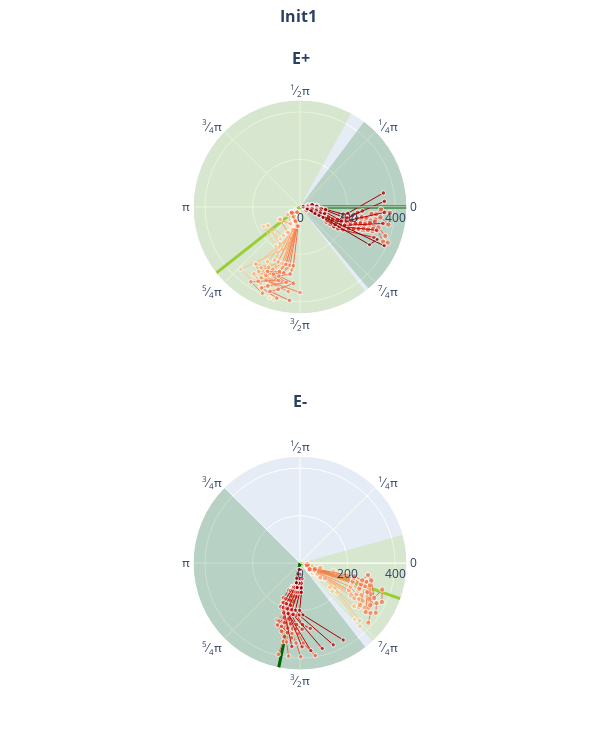

Here is the notebook cell this chart was saved with:
### Code cell
duration = 500.
dt=0.1

filehandler = open("results_min_w1.pickle","rb")
results_min_w1 = pickle.load(filehandler)
filehandler.close()

filehandler = open("results_peak_w1.pickle","rb")
results_peak_w1 = pickle.load(filehandler)
filehandler.close()

for i_w in range(len(results_min_w1["w1"])):
    if i_w != 1:
        continue
    #ops_plotall(results_min_w1["control"][i_w], 0.25, duration, dt, 400., results_min_w1["filename"][i_w], savepath)
    ops_plotsubset(results_min_w1["state"][i_w], results_min_w1["control"][i_w], 0.4, 0.1, duration, dt, 400., 
                results_min_w1["filename"][i_w], savepath_subset)
    #ops_plotall(results_peak_w1["control"][i_w], 0.25, duration, dt, 400., results_peak_w1["filename"][i_w], savepath)

ops_plot_acp_inits(results_min_w1, None, period, 0.005, dt, "plot1", savepath)
ops_plot_timing_inits(results_min_w1, None, dt, [0,450], 200., "plot2", savepath)

### Figure 1 — Plotly figure (JSON) as saved in the notebook; plotly's stock layout.template omitted (floating-point values rounded to 4 significant figures)
{"data": [{"marker": {"color": "yellowgreen", "line": {"color": "black", "width": 0}}, "opacity": 0.2, "r": [450], "subplot": "polar", "theta": [3.219], "thetaunit": "radians", "type": "barpolar", "width": [4.3]}, {"line": {"color": "yellowgreen", "width": 3}, "mode": "lines", "r": [0, 450], "subplot": "polar", "theta": [3.81, 3.81], "thetaunit": "radians", "type": "scatterpolar"}, {"marker": {"color": "darkgreen", "line": {"color": "black", "width": 0}}, "opacity": 0.2, "r": [450], "subplot": "polar", "theta": [0.0267], "thetaunit": "radians", "type": "barpolar", "width": [1.799]}, {"line": {"color": "darkgreen", "width": 3}, "mode": "lines", "r": [0, 450], "subplot": "polar", "theta": [0, 0], "thetaunit": "radians", "type": "scatterpolar"}, {"marker": {"color": "yellowgreen", "line": {"color": "black", "width": 0}}, "opacity": 0.2, "r": [450], "subplot": "polar2", "theta": [6.009], "thetaunit": "radians", "type": "barpolar", "width": [1.087]}, {"line": {"color": "yellowgreen", "width": 3}, "mode": "lines", "r": [0, 450], "subplot": "polar2", "theta": [5.941, 5.941], "thetaunit": "radians", "type": "scatterpolar"}, {"marker": {"color": "darkgreen", "line": {"color": "black", "width": 0}}, "opacity": 0.2, "r": [450], "subplot": "polar2", "theta": [3.866], "thetaunit": "radians", "type": "barpolar", "width": [3.013]}, {"line": {"color": "darkgreen", "width": 3}, "mode": "lines", "r": [0, 450], "subplot": "polar2", "theta": [4.511, 4.511], "thetaunit": "radians", "type": "scatterpolar"}, {"line": {"color": "rgb(0.9931103421760862, 0.8504421376393695, 0.6596539792387544)", "width": 1}, "marker": {"size": [4.046, 4.073, 4.06, 4.085, 4.057, 4.046]}, "mode": "lines+markers", "r": [24.3, 45.3, 64.1, 83.2, 404], "subplot": "polar", "theta": [3.69, 4.412, 4.388, 4.478, 4.388], "thetaunit": "radians", "type": "scatterpolar"}, {"line": {"color": "rgb(0.9931103421760862, 0.8504421376393695, 0.6596539792387544)", "width": 1}, "marker": {"size": [4.14, 4.119, 4.152, 4.109]}, "mode": "lines+markers", "r": [30.4, 49.1, 68.1], "subplot": "polar2", "theta": [5.718, 5.682, 5.718], "thetaunit": "radians", "type": "scatterpolar"}, {"line": {"color": "rgb(0.9924951941560939, 0.8381391772395234, 0.6338177623990773)", "width": 1}, "marker": {"size": [4.097, 4.153, 4.128, 4.174, 4.116, 4.091]}, "mode": "lines+markers", "r": [24.5, 45.5, 64.3, 83.1, 101.9], "subplot": "polar", "theta": [3.777, 4.512, 4.512, 4.512, 4.512], "thetaunit": "radians", "type": "scatterpolar"}, {"line": {"color": "rgb(0.9924951941560939, 0.8381391772395234, 0.6338177623990773)", "width": 1}, "marker": {"size": [4.296, 4.252, 4.316, 4.229, 4.177]}, "mode": "lines+markers", "r": [30.6, 49.3, 68.2, 87], "subplot": "polar2", "theta": [5.815, 5.782, 5.815, 5.815], "thetaunit": "radians", "type": "scatterpolar"}, {"line": {"color": "rgb(0.9921568627450981, 0.8244521337946944, 0.612410611303345)", "width": 1}, "marker": {"size": [4.189, 4.309, 4.237, 4.249, 4.18, 4.205, 4.164]}, "mode": "lines+markers", "r": [25.7, 43, 63.8, 82.6, 101.3, 120.1, 403.3], "subplot": "polar", "theta": [4.166, 3.676, 4.368, 4.402, 4.378, 4.378, 4.435], "thetaunit": "radians", "type": "scatterpolar"}, {"line": {"color": "rgb(0.9921568627450981, 0.8244521337946944, 0.612410611303345)", "width": 1}, "marker": {"size": [4.601, 4.477, 4.483, 4.362, 4.372]}, "mode": "lines+markers", "r": [31, 49, 67.6, 86.4, 105.2], "subplot": "polar2", "theta": [5.947, 5.682, 5.645, 5.678, 5.682], "thetaunit": "radians", "type": "scatterpolar"}, {"line": {"color": "rgb(0.9921568627450981, 0.8090734332948866, 0.5964167627835448)", "width": 1}, "marker": {"size": [4.3, 4.477, 4.374, 4.344, 4.251, 4.248]}, "mode": "lines+markers", "r": [25.7, 42.6, 63.2, 82, 100.8, 119.7], "subplot": "polar", "theta": [4.189, 3.595, 4.256, 4.301, 4.334, 4.378], "thetaunit": "radians", "type": "scatterpolar"}, {"line": {"color": "rgb(0.9921568627450981, 0.8090734332948866, 0.5964167627835448)", "width": 1}, "marker": {"size": [4.49, 4.965, 4.62, 4.638, 4.485]}, "mode": "lines+markers", "r": [31.2, 48.7, 67.4, 86.2], "subplot": "polar2", "theta": [6.047, 5.645, 5.675, 5.712], "thetaunit": "radians", "type": "scatterpolar"}, {"line": {"color": "rgb(0.9921568627450981, 0.7936947327950788, 0.5804229142637447)", "width": 1}, "marker": {"size": [4.376, 4.665, 4.469, 4.455, 4.371]}, "mode": "lines+markers", "r": [157.9, 174.9, 195, 213.9, 345], "subplot": "polar", "theta": [4.166, 3.634, 4.155, 4.256, 4.133], "thetaunit": "radians", "type": "scatterpolar"}, {"line": {"color": "rgb(0.9921568627450981, 0.7936947327950788, 0.5804229142637447)", "width": 1}, "marker": {"size": [5.341, 4.769, 4.828, 4.717]}, "mode": "lines+markers", "r": [163.4, 180.6, 199.3, 330.3], "subplot": "polar2", "theta": [6.014, 5.57, 5.608, 5.485], "thetaunit": "radians", "type": "scatterpolar"}, {"line": {"color": "rgb(0.9921568627450981, 0.778316032295271, 0.5644290657439447)", "width": 1}, "marker": {"size": [4.422, 4.822, 4.496, 4.534]}, "mode": "lines+markers", "r": [25.5, 42.9, 62.7, 81.7], "subplot": "polar", "theta": [4.121, 3.736, 4.177, 4.347], "thetaunit": "radians", "type": "scatterpolar"}, {"line": {"color": "rgb(0.9921568627450981, 0.778316032295271, 0.5644290657439447)", "width": 1}, "marker": {"size": [5.601, 5.071, 5.095, 4.804]}, "mode": "lines+markers", "r": [30.9, 48.4, 66.9, 85.6], "subplot": "polar2", "theta": [5.945, 5.604, 5.604, 5.672], "thetaunit": "radians", "type": "scatterpolar"}, {"line": {"color": "rgb(0.9921568627450981, 0.7598615916955017, 0.5452364475201846)", "width": 1}, "marker": {"size": [4.438, 4.775, 4.547, 4.53, 4.499, 4.452]}, "mode": "lines+markers", "r": [139, 156, 176.1, 195, 362.5, 382], "subplot": "polar", "theta": [4.189, 3.668, 4.211, 4.324, 3.952, 4.256], "thetaunit": "radians", "type": "scatterpolar"}, {"line": {"color": "rgb(0.9921568627450981, 0.7598615916955017, 0.5452364475201846)", "width": 1}, "marker": {"size": [5.563, 4.895, 4.965, 4.879, 4.792]}, "mode": "lines+markers", "r": [144.5, 161.7, 180.4, 348.5, 367], "subplot": "polar2", "theta": [6.047, 5.604, 5.672, 5.514, 5.472], "thetaunit": "radians", "type": "scatterpolar"}, {"line": {"color": "rgb(0.9921568627450981, 0.7444828911956939, 0.5292425990003845)", "width": 1}, "marker": {"size": [4.472, 4.834, 4.589, 4.571, 4.531, 4.456]}, "mode": "lines+markers", "r": [82.3, 99.3, 119.4, 138.3, 305.8, 325], "subplot": "polar", "theta": [4.177, 3.688, 4.245, 4.381, 4.054, 4.256], "thetaunit": "radians", "type": "scatterpolar"}, {"line": {"color": "rgb(0.9921568627450981, 0.7444828911956939, 0.5292425990003845)", "width": 1}, "marker": {"size": [5.683, 4.964, 5.039, 4.936]}, "mode": "lines+markers", "r": [87.8, 105, 123.7, 291.8], "subplot": "polar2", "theta": [6.045, 5.634, 5.706, 5.611], "thetaunit": "radians", "type": "scatterpolar"}, {"line": {"color": "rgb(0.9919876970396002, 0.7255517108804306, 0.5103729334871204)", "width": 1}, "marker": {"size": [4.512, 4.905, 4.638, 4.619, 4.575, 4.494]}, "mode": "lines+markers", "r": [44.5, 61.5, 81.6, 100.5, 268, 287.2], "subplot": "polar", "theta": [4.177, 3.688, 4.268, 4.415, 4.177, 4.415], "thetaunit": "radians", "type": "scatterpolar"}, {"line": {"color": "rgb(0.9919876970396002, 0.7255517108804306, 0.5103729334871204)", "width": 1}, "marker": {"size": [5.825, 5.045, 5.126, 5.014]}, "mode": "lines+markers", "r": [50, 67.2, 85.9, 254], "subplot": "polar2", "theta": [6.045, 5.634, 5.737, 5.712], "thetaunit": "radians", "type": "scatterpolar"}, {"line": {"color": "rgb(0.9913725490196079, 0.6972549019607843, 0.483921568627451)", "width": 1}, "marker": {"size": [4.541, 4.957, 4.675, 4.654, 4.615, 4.544]}, "mode": "lines+markers", "r": [25.6, 42.6, 62.7, 81.6, 249.1, 268.5], "subplot": "polar", "theta": [4.177, 3.708, 4.303, 4.449, 4.268, 4.585], "thetaunit": "radians", "type": "scatterpolar"}, {"line": {"color": "rgb(0.9913725490196079, 0.6972549019607843, 0.483921568627451)", "width": 1}, "marker": {"size": [5.93, 5.106, 5.192, 5.083]}, "mode": "lines+markers", "r": [31.1, 48.3, 67, 235.1], "subplot": "polar2", "theta": [6.045, 5.665, 5.771, 5.779], "thetaunit": "radians", "type": "scatterpolar"}, {"line": {"color": "rgb(0.9907574009996155, 0.668958093041138, 0.45747020376778164)", "width": 1}, "marker": {"size": [4.527, 4.932, 4.658, 4.637, 4.598, 4.626, 4.647]}, "mode": "lines+markers", "r": [82.3, 99.3, 119.4, 138.3, 306, 342.6, 361.4], "subplot": "polar", "theta": [4.177, 3.708, 4.279, 4.439, 4.303, 4.11, 4.234], "thetaunit": "radians", "type": "scatterpolar"}, {"line": {"color": "rgb(0.9907574009996155, 0.668958093041138, 0.45747020376778164)", "width": 1}, "marker": {"size": [5.88, 5.077, 5.16, 5.041, 5.144, 5.189]}, "mode": "lines+markers", "r": [87.8, 105, 123.7, 291.8, 328.7, 347.2], "subplot": "polar2", "theta": [6.045, 5.665, 5.74, 5.746, 5.678, 5.672], "thetaunit": "radians", "type": "scatterpolar"}, {"line": {"color": "rgb(0.9901422529796232, 0.6406612841214917, 0.43101883890811227)", "width": 1}, "marker": {"size": [4.541, 4.956, 4.675, 4.654, 4.611, 4.652, 4.522, 4.648]}, "mode": "lines+markers", "r": [25.6, 42.6, 62.7, 81.6, 249.3, 286.1, 304.1, 322.9], "subplot": "polar", "theta": [4.177, 3.708, 4.303, 4.449, 4.337, 4.234, 4.054, 4.144], "thetaunit": "radians", "type": "scatterpolar"}, {"line": {"color": "rgb(0.9901422529796232, 0.6406612841214917, 0.43101883890811227)", "width": 1}, "marker": {"size": [5.929, 5.105, 5.19, 5.066, 5.178, 5.083, 5.049]}, "mode": "lines+markers", "r": [31.1, 48.3, 67, 235.1, 272, 290.5, 308.8], "subplot": "polar2", "theta": [6.045, 5.665, 5.771, 5.779, 5.712, 5.737, 5.641], "thetaunit": "radians", "type": "scatterpolar"}, {"line": {"color": "rgb(0.9895271049596309, 0.6123644752018454, 0.4045674740484429)", "width": 1}, "marker": {"size": [4.565, 4.999, 4.705, 4.683, 4.638, 4.681, 4.546, 4.678]}, "mode": "lines+markers", "r": [25.6, 42.6, 62.7, 81.6, 249.3, 286.1, 304.1, 322.9], "subplot": "polar", "theta": [4.177, 3.708, 4.303, 4.498, 4.405, 4.303, 4.144, 4.268], "thetaunit": "radians", "type": "scatterpolar"}, {"line": {"color": "rgb(0.9895271049596309, 0.6123644752018454, 0.4045674740484429)", "width": 1}, "marker": {"size": [6.016, 5.155, 5.244, 5.114, 5.231, 5.132, 5.096]}, "mode": "lines+markers", "r": [31.1, 48.3, 67, 235.1, 272, 290.5, 308.8], "subplot": "polar2", "theta": [6.045, 5.665, 5.771, 5.844, 5.779, 5.805, 5.74], "thetaunit": "radians", "type": "scatterpolar"}, {"line": {"color": "rgb(0.9889119569396386, 0.5840676662821993, 0.3781161091887736)", "width": 1}, "marker": {"size": [4.583, 5.03, 4.727, 4.704, 4.656, 4.722, 4.955]}, "mode": "lines+markers", "r": [25.6, 42.6, 62.7, 81.6, 249.3, 286.2, 322.6], "subplot": "polar", "theta": [4.2, 3.742, 4.337, 4.508, 4.439, 4.405, 4.246], "thetaunit": "radians", "type": "scatterpolar"}, {"line": {"color": "rgb(0.9889119569396386, 0.5840676662821993, 0.3781161091887736)", "width": 1}, "marker": {"size": [6.077, 5.19, 5.282, 5.146, 5.282, 5.069, 5.514]}, "mode": "lines+markers", "r": [31.1, 48.3, 67, 235.2, 272, 290.7, 308.5], "subplot": "polar2", "theta": [6.078, 5.7, 5.805, 5.912, 5.844, 5.942, 5.675], "thetaunit": "radians", "type": "scatterpolar"}, {"line": {"color": "rgb(0.9874356016916571, 0.550480584390619, 0.34797385620915033)", "width": 1}, "marker": {"size": [4.594, 5.05, 4.741, 4.718, 4.671, 4.732, 4.55, 4.84, 4.573, 4.772]}, "mode": "lines+markers", "r": [25.6, 42.6, 62.7, 81.6, 249.3, 286.1, 304.1, 322.9, 340.8, 360.3], "subplot": "polar", "theta": [4.2, 3.742, 4.337, 4.532, 4.473, 4.405, 4.245, 4.395, 4.211, 4.576], "thetaunit": "radians", "type": "scatterpolar"}, {"line": {"color": "rgb(0.9874356016916571, 0.550480584390619, 0.34797385620915033)", "width": 1}, "marker": {"size": [6.119, 5.214, 5.308, 5.171, 5.293, 5.096, 5.404, 5.073, 5.181]}, "mode": "lines+markers", "r": [31.1, 48.3, 67, 235.2, 272, 290.6, 308.9, 327, 345.2], "subplot": "polar2", "theta": [6.078, 5.7, 5.805, 5.945, 5.878, 5.942, 5.876, 5.803, 5.706], "thetaunit": "radians", "type": "scatterpolar"}, {"line": {"color": "rgb(0.979438677431757, 0.5258746635909266, 0.33751633986928103)", "width": 1}, "marker": {"size": [4.61, 5.079, 4.761, 4.738, 4.689, 4.751, 4.565, 4.861, 4.595, 4.799]}, "mode": "lines+markers", "r": [25.6, 42.6, 62.7, 81.6, 249.3, 286.1, 304.1, 322.9, 340.8, 360.5], "subplot": "polar", "theta": [4.2, 3.742, 4.36, 4.566, 4.508, 4.463, 4.313, 4.463, 4.279, 4.712], "thetaunit": "radians", "type": "scatterpolar"}, {"line": {"color": "rgb(0.979438677431757, 0.5258746635909266, 0.33751633986928103)", "width": 1}, "marker": {"size": [6.176, 5.247, 5.343, 5.202, 5.328, 5.125, 5.441, 5.111, 5.2]}, "mode": "lines+markers", "r": [31.1, 48.3, 67, 235.2, 272, 290.6, 308.9, 327, 345.2], "subplot": "polar2", "theta": [6.078, 5.7, 5.837, 5.979, 5.912, 6.009, 5.944, 5.871, 5.774], "thetaunit": "radians", "type": "scatterpolar"}, {"line": {"color": "rgb(0.971441753171857, 0.5012687427912341, 0.32705882352941174)", "width": 1}, "marker": {"size": [4.595, 5.051, 4.742, 4.719, 4.672, 4.73, 4.553, 4.87, 4.85, 4.671, 4.712]}, "mode": "lines+markers", "r": [25.6, 42.6, 62.7, 81.6, 249.3, 286.1, 304.1, 323, 359.3, 377.5, 396.4], "subplot": "polar", "theta": [4.2, 3.742, 4.337, 4.532, 4.473, 4.405, 4.245, 4.429, 4.2, 4.132, 4.303], "thetaunit": "radians", "type": "scatterpolar"}, {"line": {"color": "rgb(0.971441753171857, 0.5012687427912341, 0.32705882352941174)", "width": 1}, "marker": {"size": [6.121, 5.215, 5.309, 5.172, 5.292, 5.1, 5.428, 5.421, 5.274, 5.22]}, "mode": "lines+markers", "r": [31.1, 48.3, 67, 235.2, 272, 290.6, 308.9, 345.1, 363.6, 381.7], "subplot": "polar2", "theta": [6.078, 5.7, 5.805, 5.945, 5.878, 5.942, 5.876, 5.641, 5.669, 5.566], "thetaunit": "radians", "type": "scatterpolar"}, {"line": {"color": "rgb(0.9634448289119569, 0.47666282199154175, 0.3166013071895425)", "width": 1}, "marker": {"size": [4.622, 5.099, 4.776, 4.752, 4.702, 4.763, 4.578, 4.909, 4.889, 4.7, 4.746]}, "mode": "lines+markers", "r": [25.6, 42.6, 62.7, 81.6, 249.3, 286.1, 304.1, 323, 359.3, 377.5, 396.4], "subplot": "polar", "theta": [4.2, 3.742, 4.36, 4.566, 4.542, 4.473, 4.337, 4.532, 4.326, 4.268, 4.463], "thetaunit": "radians", "type": "scatterpolar"}, {"line": {"color": "rgb(0.9634448289119569, 0.47666282199154175, 0.3166013071895425)", "width": 1}, "marker": {"size": [6.217, 5.27, 5.368, 5.225, 5.35, 5.149, 5.492, 5.485, 5.331, 5.279]}, "mode": "lines+markers", "r": [31.1, 48.3, 67, 235.2, 272, 290.6, 308.9, 345.1, 363.6, 381.7], "subplot": "polar2", "theta": [6.078, 5.7, 5.837, 6.013, 5.945, 6.01, 5.976, 5.743, 5.803, 5.703], "thetaunit": "radians", "type": "scatterpolar"}, {"line": {"color": "rgb(0.955447904652057, 0.45205690119184944, 0.30614379084967325)", "width": 1}, "marker": {"size": [4.656, 5.159, 4.818, 4.793, 4.74, 4.805, 4.61, 4.958, 4.938, 4.713, 4.879]}, "mode": "lines+markers", "r": [25.6, 42.6, 62.7, 81.6, 249.3, 286.1, 304.1, 323, 359.3, 377.4, 396.4], "subplot": "polar", "theta": [4.2, 3.763, 4.419, 4.61, 4.601, 4.566, 4.415, 4.626, 4.453, 4.371, 4.601], "thetaunit": "radians", "type": "scatterpolar"}, {"line": {"color": "rgb(0.955447904652057, 0.45205690119184944, 0.30614379084967325)", "width": 1}, "marker": {"size": [6.338, 5.339, 5.443, 5.292, 5.424, 5.212, 5.573, 5.565, 5.371, 5.488]}, "mode": "lines+markers", "r": [31.1, 48.3, 67, 235.2, 272, 290.6, 308.9, 345.1, 363.7, 381.7], "subplot": "polar2", "theta": [6.078, 5.731, 5.903, 6.047, 6.013, 6.112, 6.045, 5.844, 5.972, 5.839], "thetaunit": "radians", "type": "scatterpolar"}, {"line": {"color": "rgb(0.9474509803921569, 0.42745098039215684, 0.2956862745098039)", "width": 1}, "marker": {"size": [5.42, 5.459, 5.528, 5.35, 4.939, 5.206, 5.027, 4.927, 4.967, 4.907, 5.033, 5.483, 5.63, 5.298, 5.665, 5.452, 5.467, 5.19]}, "mode": "lines+markers", "r": [33.4, 52.6, 71.5, 90.6, 109.3, 166.9, 186.3, 205.6, 224.9, 244.2, 263.6, 283.1, 302.6, 321.9, 341.4, 379.5, 399], "subplot": "polar", "theta": [0.1289, 0.03239, 6.154, 6.056, 5.89, 5.858, 5.862, 5.89, 5.893, 5.893, 5.925, 5.929, 5.959, 5.958, 5.992, 5.886, 5.897], "thetaunit": "radians", "type": "scatterpolar"}, {"line": {"color": "rgb(0.9474509803921569, 0.42745098039215684, 0.2956862745098039)", "width": 1}, "marker": {"size": [5.043, 5.076, 5.007, 4.882, 4.54, 4.789, 4.637, 4.548, 4.579, 4.591, 4.825, 4.603, 4.712, 4.837]}, "mode": "lines+markers", "r": [28.1, 47.8, 67, 86.2, 104.7, 124.5, 181.8, 201, 220.4, 258.7, 278.4, 298, 336.8, 394.6], "subplot": "polar2", "theta": [4.712, 4.769, 4.696, 4.631, 4.385, 4.534, 4.405, 4.385, 4.428, 4.33, 4.414, 4.469, 4.502, 4.479], "thetaunit": "radians", "type": "scatterpolar"}, {"line": {"color": "rgb(0.9394540561322569, 0.4028450595924644, 0.28522875816993465)", "width": 1}, "marker": {"size": [5.394, 5.432, 5.5, 5.325, 4.921, 5.184, 5.008, 4.91, 4.949, 4.89, 5.014, 5.456, 5.6, 5.273, 5.633, 5.434, 5.115]}, "mode": "lines+markers", "r": [33.4, 52.6, 71.5, 90.6, 109.3, 166.9, 186.3, 205.6, 224.9, 244.2, 263.6, 283.1, 302.6, 321.9, 341.4, 379.6], "subplot": "polar", "theta": [0.1296, 0.06478, 6.186, 6.089, 5.923, 5.89, 5.895, 5.923, 5.925, 5.925, 5.958, 5.992, 6.024, 6.023, 6.025, 5.954], "thetaunit": "radians", "type": "scatterpolar"}, {"line": {"color": "rgb(0.9394540561322569, 0.4028450595924644, 0.28522875816993465)", "width": 1}, "marker": {"size": [5.024, 5.056, 4.988, 4.866, 4.53, 4.774, 4.625, 4.538, 4.569, 4.58, 4.81, 4.592, 4.697, 4.572]}, "mode": "lines+markers", "r": [28.1, 47.8, 67, 86.2, 104.7, 124.5, 181.8, 201, 220.4, 258.7, 278.4, 298, 336.8, 394.7], "subplot": "polar2", "theta": [4.712, 4.793, 4.729, 4.664, 4.418, 4.567, 4.437, 4.418, 4.46, 4.362, 4.469, 4.534, 4.543, 4.59], "thetaunit": "radians", "type": "scatterpolar"}, {"line": {"color": "rgb(0.9265513264129182, 0.37244136870434447, 0.26406766628219913)", "width": 1}, "marker": {"size": [5.347, 5.385, 5.45, 5.281, 4.891, 5.145, 4.974, 4.879, 4.917, 4.861, 4.98, 5.408, 5.547, 5.231, 5.579, 5.387, 5.078]}, "mode": "lines+markers", "r": [33.4, 52.6, 71.5, 90.6, 109.3, 166.9, 186.3, 205.6, 224.9, 244.2, 263.6, 283.1, 302.6, 321.9, 341.4, 379.6], "subplot": "polar", "theta": [0.1296, 0.06478, 6.186, 6.12, 5.956, 5.923, 5.958, 5.958, 5.989, 5.99, 6.023, 6.056, 6.089, 6.12, 6.154, 6.086], "thetaunit": "radians", "type": "scatterpolar"}, {"line": {"color": "rgb(0.9265513264129182, 0.37244136870434447, 0.26406766628219913)", "width": 1}, "marker": {"size": [4.99, 5.021, 4.955, 4.837, 4.512, 4.749, 4.604, 4.52, 4.55, 4.561, 4.783, 4.573, 4.674, 4.553]}, "mode": "lines+markers", "r": [28.1, 47.8, 67, 86.2, 104.7, 124.5, 181.8, 201, 220.4, 258.7, 278.4, 298, 336.8, 394.7], "subplot": "polar2", "theta": [4.712, 4.793, 4.729, 4.688, 4.451, 4.599, 4.493, 4.46, 4.516, 4.428, 4.534, 4.599, 4.664, 4.721], "thetaunit": "radians", "type": "scatterpolar"}, {"line": {"color": "rgb(0.9117877739331026, 0.339838523644752, 0.2388465974625144)", "width": 1}, "marker": {"size": [5.314, 5.35, 5.415, 5.25, 4.869, 5.116, 4.95, 4.858, 4.895, 4.84, 4.956, 5.373, 5.509, 5.201, 5.54, 5.352, 5.052]}, "mode": "lines+markers", "r": [33.4, 52.6, 71.5, 90.6, 109.3, 166.9, 186.3, 205.6, 224.9, 244.2, 263.6, 283.1, 302.6, 321.9, 341.4, 379.6], "subplot": "polar", "theta": [0.1619, 0.09716, 6.218, 6.153, 5.989, 5.956, 5.99, 6.021, 6.023, 6.054, 6.088, 6.121, 6.186, 6.186, 6.251, 6.217], "thetaunit": "radians", "type": "scatterpolar"}, {"line": {"color": "rgb(0.9117877739331026, 0.339838523644752, 0.2388465974625144)", "width": 1}, "marker": {"size": [4.965, 4.996, 4.932, 4.816, 4.5, 4.73, 4.589, 4.507, 4.536, 4.547, 4.764, 4.559, 4.657, 4.54]}, "mode": "lines+markers", "r": [28.1, 47.8, 67, 86.2, 104.7, 124.5, 181.8, 201, 220.4, 258.7, 278.4, 298, 336.8, 394.7], "subplot": "polar2", "theta": [4.737, 4.826, 4.761, 4.721, 4.483, 4.631, 4.525, 4.516, 4.558, 4.493, 4.599, 4.688, 4.753, 4.876], "thetaunit": "radians", "type": "scatterpolar"}, {"line": {"color": "rgb(0.8940715109573241, 0.30071510957324105, 0.20858131487889275)", "width": 1}, "marker": {"size": [5.402, 5.441, 5.51, 5.334, 4.927, 5.192, 5.014, 4.915, 4.955, 4.896, 5.019, 5.464, 5.645, 5.268]}, "mode": "lines+markers", "r": [30.9, 52.3, 71.5, 90.4, 109.5, 128.2, 185.8, 205.2, 224.5, 243.8, 263.1, 282.5, 302, 321.5], "subplot": "polar", "theta": [5.823, 0.1289, 0.03239, 6.154, 6.056, 5.89, 5.858, 5.893, 5.893, 5.893, 5.923, 5.958, 5.961, 5.992], "thetaunit": "radians", "type": "scatterpolar"}, {"line": {"color": "rgb(0.8940715109573241, 0.30071510957324105, 0.20858131487889275)", "width": 1}, "marker": {"size": [5.03, 5.063, 4.994, 4.871, 4.533, 4.779, 4.629, 4.542, 4.572, 4.583, 4.815, 4.623]}, "mode": "lines+markers", "r": [47, 66.7, 85.9, 105.1, 123.6, 143.4, 200.7, 219.9, 239.3, 277.6, 297.3, 316.9], "subplot": "polar2", "theta": [4.712, 4.769, 4.696, 4.631, 4.385, 4.534, 4.428, 4.395, 4.428, 4.362, 4.447, 4.502], "thetaunit": "radians", "type": "scatterpolar"}, {"line": {"color": "rgb(0.8793079584775086, 0.26811226451364856, 0.183360246059208)", "width": 1}, "marker": {"size": [5.341, 5.378, 5.443, 5.275, 4.886, 5.139, 4.97, 4.875, 4.913, 4.857, 4.975, 5.4, 5.573, 5.212]}, "mode": "lines+markers", "r": [30.9, 52.3, 71.5, 90.4, 109.5, 128.2, 185.8, 205.2, 224.5, 243.8, 263.1, 282.5, 302, 321.5], "subplot": "polar", "theta": [5.823, 0.1296, 0.06478, 6.186, 6.12, 5.956, 5.923, 5.958, 5.958, 5.989, 5.99, 6.023, 6.056, 6.089], "thetaunit": "radians", "type": "scatterpolar"}, {"line": {"color": "rgb(0.8793079584775086, 0.26811226451364856, 0.183360246059208)", "width": 1}, "marker": {"size": [4.985, 5.016, 4.951, 4.833, 4.51, 4.745, 4.601, 4.518, 4.547, 4.557, 4.779, 4.596]}, "mode": "lines+markers", "r": [47, 66.7, 85.9, 105.1, 123.6, 143.4, 200.7, 219.9, 239.3, 277.6, 297.3, 316.9], "subplot": "polar2", "theta": [4.712, 4.793, 4.729, 4.688, 4.451, 4.599, 4.493, 4.46, 4.516, 4.428, 4.534, 4.599], "thetaunit": "radians", "type": "scatterpolar"}, {"line": {"color": "rgb(0.8645444059976932, 0.23550941945405612, 0.15813917723952325)", "width": 1}, "marker": {"size": [5.145, 5.408, 5.445, 5.328, 4.934, 4.864, 4.965, 5.086, 4.974, 4.902, 4.875, 4.981, 4.946]}, "mode": "lines+markers", "r": [32.3, 52.2, 71.1, 90, 109, 127.9, 147.1, 166.4, 185.8, 205.1, 224.6, 244, 263.4], "subplot": "polar", "theta": [6.25, 0.06478, 6.186, 6.024, 5.864, 5.76, 5.76, 5.762, 5.795, 5.795, 5.86, 5.893, 5.925], "thetaunit": "radians", "type": "scatterpolar"}, {"line": {"color": "rgb(0.8645444059976932, 0.23550941945405612, 0.15813917723952325)", "width": 1}, "marker": {"size": [5.092, 5.019, 4.991, 4.886, 4.55, 4.607, 4.684, 4.638, 4.602, 4.644, 4.595]}, "mode": "lines+markers", "r": [47.2, 66.5, 85.5, 104.7, 123.5, 161.8, 181.2, 200.5, 220.1, 258.9, 278.4], "subplot": "polar2", "theta": [4.744, 4.696, 4.567, 4.479, 4.32, 4.265, 4.297, 4.297, 4.395, 4.46, 4.525], "thetaunit": "radians", "type": "scatterpolar"}, {"line": {"color": "rgb(0.8497808535178777, 0.20290657439446366, 0.13291810841983853)", "width": 1}, "marker": {"size": [5.068, 5.313, 5.348, 5.238, 4.871, 4.806, 4.9, 5.013, 4.908, 4.842, 4.816, 4.915, 4.882]}, "mode": "lines+markers", "r": [32.3, 52.2, 71.1, 90, 109, 127.9, 147.1, 166.4, 185.8, 205.1, 224.6, 244, 263.4], "subplot": "polar", "theta": [6.25, 0.09716, 6.218, 6.056, 5.927, 5.825, 5.825, 5.827, 5.86, 5.86, 5.956, 5.99, 6.023], "thetaunit": "radians", "type": "scatterpolar"}, {"line": {"color": "rgb(0.8497808535178777, 0.20290657439446366, 0.13291810841983853)", "width": 1}, "marker": {"size": [5.018, 4.95, 4.924, 4.827, 4.513, 4.566, 4.638, 4.595, 4.561, 4.6, 4.555]}, "mode": "lines+markers", "r": [47.2, 66.5, 85.5, 104.7, 123.5, 161.8, 181.2, 200.5, 220.1, 258.9, 278.4], "subplot": "polar2", "theta": [4.769, 4.729, 4.599, 4.534, 4.385, 4.33, 4.362, 4.362, 4.483, 4.558, 4.647], "thetaunit": "radians", "type": "scatterpolar"}, {"line": {"color": "rgb(0.830957324106113, 0.17199538638985007, 0.11108035371011149)", "width": 1}, "marker": {"size": [5.021, 5.255, 5.289, 5.184, 4.833, 4.77, 4.861, 4.969, 4.868, 4.805, 4.78, 4.875, 4.843]}, "mode": "lines+markers", "r": [32.3, 52.2, 71.1, 90, 109, 127.9, 147.1, 166.4, 185.8, 205.1, 224.6, 244, 263.4], "subplot": "polar", "theta": [6.25, 0.1296, 6.251, 6.089, 5.99, 5.89, 5.89, 5.893, 5.925, 5.925, 6.021, 6.087, 6.12], "thetaunit": "radians", "type": "scatterpolar"}, {"line": {"color": "rgb(0.830957324106113, 0.17199538638985007, 0.11108035371011149)", "width": 1}, "marker": {"size": [4.973, 4.909, 4.883, 4.79, 4.491, 4.541, 4.61, 4.569, 4.537, 4.574, 4.531]}, "mode": "lines+markers", "r": [47.2, 66.5, 85.5, 104.7, 123.5, 161.8, 181.2, 200.5, 220.1, 258.9, 278.4], "subplot": "polar2", "theta": [4.793, 4.761, 4.631, 4.59, 4.451, 4.395, 4.428, 4.428, 4.549, 4.655, 4.745], "thetaunit": "radians", "type": "scatterpolar"}, {"line": {"color": "rgb(0.8088119953863898, 0.14246828143021914, 0.09201076509034986)", "width": 1}, "marker": {"size": [4.966, 5.188, 5.22, 5.121, 4.788, 4.729, 4.815, 4.917, 4.822, 4.762, 4.739, 4.828, 4.798]}, "mode": "lines+markers", "r": [32.3, 52.2, 71.1, 90, 109, 127.9, 147.1, 166.4, 185.8, 205.1, 224.6, 244, 263.4], "subplot": "polar", "theta": [6.25, 0.1302, 0, 6.121, 6.023, 5.923, 5.923, 5.956, 5.99, 6.021, 6.12, 6.185, 6.218], "thetaunit": "radians", "type": "scatterpolar"}, {"line": {"color": "rgb(0.8088119953863898, 0.14246828143021914, 0.09201076509034986)", "width": 1}, "marker": {"size": [4.921, 4.86, 4.836, 4.748, 4.464, 4.513, 4.578, 4.538, 4.508, 4.543, 4.502]}, "mode": "lines+markers", "r": [47.2, 66.5, 85.5, 104.7, 123.5, 161.8, 181.2, 200.5, 220.1, 258.9, 278.4], "subplot": "polar2", "theta": [4.793, 4.786, 4.664, 4.623, 4.483, 4.451, 4.493, 4.516, 4.647, 4.753, 4.869], "thetaunit": "radians", "type": "scatterpolar"}, {"line": {"color": "rgb(0.7866666666666666, 0.11294117647058823, 0.07294117647058823)", "width": 1}, "marker": {"size": [4.931, 5.127, 5.194, 5.05, 4.8, 4.731, 4.74, 4.771]}, "mode": "lines+markers", "r": [13.4, 33.1, 51.8, 70.7, 89.7, 165.4, 184.6, 337.2], "subplot": "polar", "theta": [0, 0.09716, 6.154, 6.023, 5.925, 5.754, 5.76, 5.89], "thetaunit": "radians", "type": "scatterpolar"}, {"line": {"color": "rgb(0.7866666666666666, 0.11294117647058823, 0.07294117647058823)", "width": 1}, "marker": {"size": [4.867, 4.866, 4.799, 4.67, 4.481, 4.47, 4.459, 4.466]}, "mode": "lines+markers", "r": [28.1, 47.3, 66.3, 85.4, 104.4, 180.2, 199.5, 352.5], "subplot": "polar2", "theta": [4.761, 4.696, 4.59, 4.525, 4.451, 4.32, 4.352, 4.614], "thetaunit": "radians", "type": "scatterpolar"}, {"line": {"color": "rgb(0.7645213379469434, 0.08341407151095732, 0.0538715878508266)", "width": 1}, "marker": {"size": [4.86, 5.041, 5.102, 4.97, 4.738, 4.675, 4.683, 4.711]}, "mode": "lines+markers", "r": [13.4, 33.1, 51.8, 70.7, 89.7, 165.4, 184.6, 337.2], "subplot": "polar", "theta": [0, 0.09767, 6.186, 6.055, 5.989, 5.82, 5.825, 5.987], "thetaunit": "radians", "type": "scatterpolar"}, {"line": {"color": "rgb(0.7645213379469434, 0.08341407151095732, 0.0538715878508266)", "width": 1}, "marker": {"size": [4.8, 4.799, 4.738, 4.618, 4.445, 4.434, 4.424, 4.43]}, "mode": "lines+markers", "r": [28.1, 47.3, 66.3, 85.4, 104.4, 180.2, 199.5, 352.5], "subplot": "polar2", "theta": [4.761, 4.721, 4.623, 4.581, 4.516, 4.385, 4.418, 4.737], "thetaunit": "radians", "type": "scatterpolar"}, {"line": {"color": "rgb(0.7379469434832756, 0.047981545559400235, 0.030988081507112644)", "width": 1}, "marker": {"size": [4.786, 4.951, 5.007, 4.886, 4.674, 4.616, 4.624, 4.657]}, "mode": "lines+markers", "r": [32.3, 52, 70.7, 89.6, 108.6, 184.3, 203.5, 356.1], "subplot": "polar", "theta": [0, 0.1302, 6.218, 6.088, 6.021, 5.886, 5.89, 6.086], "thetaunit": "radians", "type": "scatterpolar"}, {"line": {"color": "rgb(0.7379469434832756, 0.047981545559400235, 0.030988081507112644)", "width": 1}, "marker": {"size": [4.731, 4.73, 4.674, 4.565, 4.406, 4.397, 4.387, 4.396]}, "mode": "lines+markers", "r": [47, 66.2, 85.2, 104.3, 123.3, 199.1, 218.4, 371.4], "subplot": "polar2", "theta": [4.786, 4.753, 4.655, 4.614, 4.573, 4.451, 4.483, 4.836], "thetaunit": "radians", "type": "scatterpolar"}, {"line": {"color": "rgb(0.7158016147635524, 0.018454440599769306, 0.011918492887351015)", "width": 1}, "marker": {"size": [4.711, 4.861, 4.912, 4.802, 4.611, 4.558, 4.565, 4.595]}, "mode": "lines+markers", "r": [32.3, 52, 70.7, 89.6, 108.6, 184.3, 203.5, 356.1], "subplot": "polar", "theta": [0, 0.1309, 6.25, 6.152, 6.087, 5.952, 5.987, 6.217], "thetaunit": "radians", "type": "scatterpolar"}, {"line": {"color": "rgb(0.7158016147635524, 0.018454440599769306, 0.011918492887351015)", "width": 1}, "marker": {"size": [4.662, 4.661, 4.61, 4.512, 4.368, 4.359, 4.351, 4.359]}, "mode": "lines+markers", "r": [47, 66.2, 85.2, 104.3, 123.3, 199.1, 218.4, 371.4], "subplot": "polar2", "theta": [4.786, 4.778, 4.712, 4.68, 4.638, 4.54, 4.581, 4.967], "thetaunit": "radians", "type": "scatterpolar"}, {"line": {"color": "rgb(0.6899653979238753, 0.0, 0.0)", "width": 1}, "marker": {"size": [4.64, 4.774, 4.82, 4.722, 4.549, 4.502, 4.508, 4.536]}, "mode": "lines+markers", "r": [32.3, 52, 70.7, 89.6, 108.6, 184.3, 203.5, 356.1], "subplot": "polar", "theta": [0, 0.1636, 0, 6.185, 6.152, 6.052, 6.054, 0.06579], "thetaunit": "radians", "type": "scatterpolar"}, {"line": {"color": "rgb(0.6899653979238753, 0.0, 0.0)", "width": 1}, "marker": {"size": [4.596, 4.595, 4.549, 4.46, 4.331, 4.323, 4.316, 4.323]}, "mode": "lines+markers", "r": [47, 66.2, 85.2, 104.3, 123.3, 199.1, 218.4, 371.4], "subplot": "polar2", "theta": [4.811, 4.811, 4.745, 4.737, 4.704, 4.614, 4.696, 5.099], "thetaunit": "radians", "type": "scatterpolar"}, {"line": {"color": "rgb(0.6579777008842752, 0.0, 0.0)", "width": 1}, "marker": {"size": [4.581, 4.703, 4.745, 4.656, 4.499, 4.456, 4.462, 4.487]}, "mode": "lines+markers", "r": [32.3, 52, 70.7, 89.6, 108.6, 184.3, 203.5, 356.1], "subplot": "polar", "theta": [0, 0.1645, 0.03272, 6.218, 6.184, 6.117, 6.152, 0.1653], "thetaunit": "radians", "type": "scatterpolar"}, {"line": {"color": "rgb(0.6579777008842752, 0.0, 0.0)", "width": 1}, "marker": {"size": [4.541, 4.54, 4.499, 4.418, 4.3, 4.294, 4.287, 4.293]}, "mode": "lines+markers", "r": [47, 66.2, 85.2, 104.3, 123.3, 199.1, 218.4, 371.4], "subplot": "polar2", "theta": [4.811, 4.836, 4.778, 4.77, 4.762, 4.704, 4.77, 5.225], "thetaunit": "radians", "type": "scatterpolar"}, {"line": {"color": "rgb(0.6259900038446751, 0.0, 0.0)", "width": 1}, "marker": {"size": [4.503, 4.61, 4.646, 4.524, 4.397]}, "mode": "lines+markers", "r": [13.4, 32.8, 51.4, 70.3, 89.2], "subplot": "polar", "theta": [0.03272, 0.09869, 6.217, 6.12, 6.085], "thetaunit": "radians", "type": "scatterpolar"}, {"line": {"color": "rgb(0.6259900038446751, 0.0, 0.0)", "width": 1}, "marker": {"size": [4.454, 4.466, 4.423, 4.311, 4.238]}, "mode": "lines+markers", "r": [27.9, 46.9, 66, 84.9, 103.8], "subplot": "polar2", "theta": [4.778, 4.737, 4.712, 4.663, 4.605], "thetaunit": "radians", "type": "scatterpolar"}, {"line": {"color": "rgb(0.5940023068050749, 0.0, 0.0)", "width": 1}, "marker": {"size": [4.408, 4.384, 4.393, 4.317, 4.321, 4.212]}, "mode": "lines+markers", "r": [13.5, 32.3, 50.9, 69.8, 88.6, 107.7], "subplot": "polar", "theta": [0.06579, 6.25, 6.118, 6.053, 5.986, 6.019], "thetaunit": "radians", "type": "scatterpolar"}, {"line": {"color": "rgb(0.5940023068050749, 0.0, 0.0)", "width": 1}, "marker": {"size": [4.158, 4.257, 4.286, 4.249, 4.182, 4.198]}, "mode": "lines+markers", "r": [27.5, 46.5, 65.5, 84.2, 103.4], "subplot": "polar2", "theta": [4.671, 4.663, 4.638, 4.531, 4.597], "thetaunit": "radians", "type": "scatterpolar"}, {"line": {"color": "rgb(0.5620146097654748, 0.0, 0.0)", "width": 1}, "marker": {"size": [4.23, 4.301, 4.247, 4.187, 4.156]}, "mode": "lines+markers", "r": [31.4, 50.3, 69.2, 390.5], "subplot": "polar", "theta": [5.986, 5.952, 5.919, 5.851], "thetaunit": "radians", "type": "scatterpolar"}, {"line": {"color": "rgb(0.5620146097654748, 0.0, 0.0)", "width": 1}, "marker": {"size": [4.138, 4.179, 4.193, 4.14, 4.105]}, "mode": "lines+markers", "r": [26.9, 46, 64.9, 84], "subplot": "polar2", "theta": [4.497, 4.531, 4.497, 4.531], "thetaunit": "radians", "type": "scatterpolar"}, {"line": {"color": "rgb(0.5300269127258747, 0.0, 0.0)", "width": 1}, "marker": {"size": [4.13, 4.065, 4.075, 4.086, 4.08, 4.068, 4.067]}, "mode": "lines+markers", "r": [31.4, 68.8, 87.7, 106.6, 333.3, 352.5], "subplot": "polar", "theta": [6.017, 5.853, 5.851, 5.851, 5.785, 5.884], "thetaunit": "radians", "type": "scatterpolar"}, {"line": {"color": "rgb(0.5300269127258747, 0.0, 0.0)", "width": 1}, "marker": {"size": [4.098, 4.064]}, "mode": "lines+markers", "r": [27.2], "subplot": "polar2", "theta": [4.621], "thetaunit": "radians", "type": "scatterpolar"}], "layout": {"annotations": [{"font": {"size": 16}, "showarrow": false, "text": "<b>Init1 <br> <br>E+</b>", "x": 0.5, "xanchor": "center", "xref": "paper", "y": 1.05, "yanchor": "bottom", "yref": "paper"}, {"font": {"size": 16}, "showarrow": false, "text": "<b>E-</b>", "x": 0.5, "xanchor": "center", "xref": "paper", "y": 0.45, "yanchor": "bottom", "yref": "paper"}], "height": 750, "polar": {"angularaxis": {"dtick": 0.7854, "thetaunit": "radians"}, "domain": {"x": [0, 1], "y": [0.625, 1]}, "radialaxis": {"angle": 0, "dtick": 200, "range": [0, 450], "tickangle": 0}}, "polar2": {"angularaxis": {"dtick": 0.7854, "thetaunit": "radians"}, "domain": {"x": [0, 1], "y": [0, 0.375]}, "radialaxis": {"angle": 0, "dtick": 200, "range": [0, 450], "tickangle": 0}}, "showlegend": false, "width": 600}}
